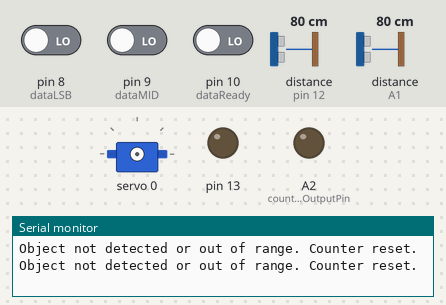
The sketch below on a simulated Arduino Uno, built with avr-gcc and run on an emulated ATmega328P. Shown: servo, output pins drawn as LEDs (lit = HIGH), the last lines printed to the serial monitor. Wiring (inferred from the names in the program): ultrasonic range finder: trigger A0; echo A1. Inputs (shaded band) come from the test bench; at power-on: distance to the obstacle (sensors on A1, pin 12) 80 cm, pin 10 (dataReady) LOW, pin 8 (dataLSB) LOW, pin 9 (dataMID) LOW. The echo pulse lasts 58.3 µs per cm; pins used as bus, display or sensor lines are not drawn.

Above: at 1.2 s.
1.3 s: distance to the obstacle (sensor on A1) set to 16 cm
3.7 s: distance to the obstacle (sensor on A1) set to 13 cm
At 6.2 s:
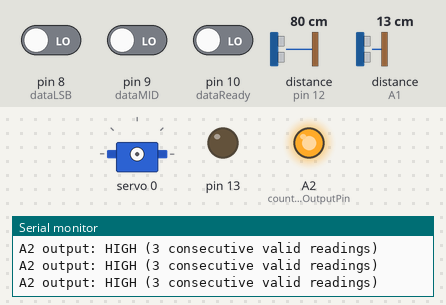
6.5 s: pin 10 (dataReady) driven HIGH
At 8.3 s:
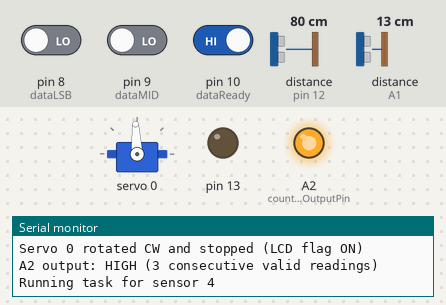
8.7 s: distance to the obstacle (sensor on pin 12) set to 16 cm
10.2 s: distance to the obstacle (sensor on pin 12) set to 13 cm
At 11.0 s:
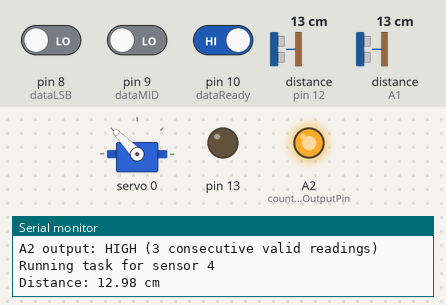
12.7 s: distance to the obstacle (sensor on A1) set to 18 cm
At 13.1 s:
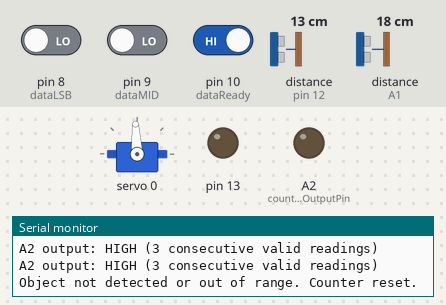
Timing chart, 0 to 15.2 s (numbered marks = the images above; inputs shaded):
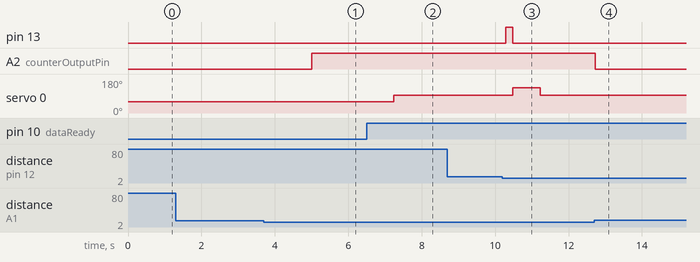

Measured:
- the behaviour switches between 15 and 14 cm on distance to the obstacle (sensor on A1) (found by bisection; images 0 and 1)
- the behaviour switches between 15 and 14 cm on distance to the obstacle (sensor on pin 12) (found by bisection; images 2 and 3)
- after the input at 3.7 s, A2 (counterOutputPin): LOW → HIGH after 1.3 s
- after the input at 6.5 s, servo 0: 59° → 93° after 0.74 s
- after the input at 8.7 s, every drawn part: stays the same
- after the input at 10.2 s, pin 13: LOW → HIGH after 0.08 s, → LOW 0.20 s later; servo 0: 93° → 134° after 0.29 s, → 93° 0.74 s later
- after the input at 12.7 s, A2 (counterOutputPin): HIGH → LOW at once

The sketch:

arduino_code.ino
```cpp
#include <Wire.h>
#include <Adafruit_PWMServoDriver.h>

const int triggerPins[4] = {6, 4, 2, 11};
const int echoPins[4] = {7, 5, 3, 12};

const int dataLSB = 8;
const int dataMID = 9;
const int dataReady = 10;

Adafruit_PWMServoDriver srituhobby = Adafruit_PWMServoDriver();
const int servoChannels[4] = {9, 12, 15, 0}; // Servo 0 is LCD flag

const int pulseStop = 1500;
const int pulseCW = 1350; //1350
const int pulseCCW = 1580; //1600

const int pulseCW0 = 1150; // Servo 0 CW (LCD flag ON) 1200
const int pulseCCW0 = 1930; // Servo 0 CCW (LCD flag OFF) 1930

const unsigned long rotationTime = 741;
const unsigned long pauseTime = 1500;

const int QUEUE_SIZE = 100;
int taskQueue[QUEUE_SIZE];
int queueHead = 0;
int queueTail = 0;

int lastLSB = -1;
int lastMID = -1;

// --- NEW SENSOR DEFINITIONS ---
const int counterTriggerPin = A0;
const int counterEchoPin = A1;
const int counterOutputPin = A2;
int consecutiveValidReadings = 0;
unsigned long previousCounterMillis = 0;
const long counterInterval = 500; // 0.5 second
// --- END NEW SENSOR DEFINITIONS ---

void setup() {
  Serial.begin(9600);
  for (int i = 0; i < 4; i++) {
    pinMode(triggerPins[i], OUTPUT);
    pinMode(echoPins[i], INPUT);
  }

  pinMode(dataLSB, INPUT);
  pinMode(dataMID, INPUT);
  pinMode(dataReady, INPUT);
  pinMode(13, OUTPUT);

  // New sensor pin modes
  pinMode(counterTriggerPin, OUTPUT);
  pinMode(counterEchoPin, INPUT);
  pinMode(counterOutputPin, OUTPUT);
  digitalWrite(counterOutputPin, LOW);

  srituhobby.begin();
  srituhobby.setPWMFreq(80);

  queueHead = 0;
  queueTail = 0;
}

bool isQueueEmpty() {
  return queueHead == queueTail;
}

bool enqueueTask(int sensorIndex) {
  int nextTail = (queueTail + 1) % QUEUE_SIZE;
  if (nextTail == queueHead) {
    Serial.println("Queue full! Cannot enqueue.");
    return false;
  }
  taskQueue[queueTail] = sensorIndex;
  queueTail = nextTail;
  return true;
}

int dequeueTask() {
  if (isQueueEmpty()) return -1;
  int task = taskQueue[queueHead];
  queueHead = (queueHead + 1) % QUEUE_SIZE;
  return task;
}

void pollCounterSensor() {
  unsigned long currentMillis = millis();
  if (currentMillis - previousCounterMillis >= counterInterval) {
    previousCounterMillis = currentMillis;

    digitalWrite(counterTriggerPin, LOW);
    delayMicroseconds(2);
    digitalWrite(counterTriggerPin, HIGH);
    delayMicroseconds(10);
    digitalWrite(counterTriggerPin, LOW);

    long duration = pulseIn(counterEchoPin, HIGH, 30000);
    float distance = duration * 0.0343 / 2;

    if (distance > 0 && distance < 14.0) {
      consecutiveValidReadings++;
      if (consecutiveValidReadings >= 3) {
        digitalWrite(counterOutputPin, HIGH);
        Serial.println("A2 output: HIGH (3 consecutive valid readings)");
      } else {
        digitalWrite(counterOutputPin, LOW);
        Serial.print("Consecutive valid readings: ");
        Serial.println(consecutiveValidReadings);
      }
    } else {
      consecutiveValidReadings = 0;
      digitalWrite(counterOutputPin, LOW);
      Serial.println("Object not detected or out of range. Counter reset.");
    }
  }
}

void loop() {
  pollInputs();
  pollCounterSensor();

  if (!isQueueEmpty()) {
    int currentTask = dequeueTask();
    runTask(currentTask);
  }
}

void pollInputs() {
  bool ready = digitalRead(dataReady);

  if (ready == HIGH) {
    int lsb = digitalRead(dataLSB);
    int mid = digitalRead(dataMID);

    if (lsb != lastLSB || mid != lastMID) {
      lastLSB = lsb;
      lastMID = mid;

      int sensorIndex = -1;
      String material = "Unknown";

      if (mid == 0 && lsb == 0) {
        material = "Others (100)";
        sensorIndex = 3;
      } else if (mid == 0 && lsb == 1) {
        material = "Aluminum (101)";
        sensorIndex = 0;
      } else if (mid == 1 && lsb == 0) {
        material = "Copper (110)";
        sensorIndex = 1;
      } else if (mid == 1 && lsb == 1) {
        material = "Steel (111)";
        sensorIndex = 2;
      }

      Serial.println("Received: " + material);

      srituhobby.writeMicroseconds(0, pulseCW0);
      delay(rotationTime);
      srituhobby.writeMicroseconds(0, pulseStop);
      Serial.println("Servo 0 rotated CW and stopped (LCD flag ON)");

      if (sensorIndex != -1) {
        enqueueTask(sensorIndex);
      }

      delay(50);
    }
  } else {
    lastLSB = -1;
    lastMID = -1;
  }
}

void runTask(int sensorIndex) {
  Serial.print("Running task for sensor ");
  Serial.println(sensorIndex + 1);

  float distance = -1;
  while (distance <= 0 || distance > 14.0) {
    pollInputs();
    distance = measureDistance(sensorIndex);
    delay(50);
  }

  Serial.print("Distance: ");
  Serial.print(distance);
  Serial.println(" cm");
  digitalWrite(13, HIGH);
  delay(200);
  digitalWrite(13, LOW);

  if (sensorIndex != 3) {
    moveServoBlocking(servoChannels[sensorIndex]);
  } else {
    srituhobby.writeMicroseconds(0, pulseCCW0);
    delay(rotationTime);
    srituhobby.writeMicroseconds(0, pulseStop);
    Serial.println("Servo 0 rotated CCW and stopped for 'Others'");
  }

  Serial.println("Task complete.");
}

void moveServoBlocking(int channel) {
  unsigned long startTime;

  srituhobby.writeMicroseconds(channel, pulseCW);
  startTime = millis();
  while (millis() - startTime < rotationTime) pollInputs();

  srituhobby.writeMicroseconds(channel, pulseStop);
  startTime = millis();
  while (millis() - startTime < pauseTime) pollInputs();

  srituhobby.writeMicroseconds(channel, pulseCCW);

  if (channel == 9 || channel == 12 || channel == 15) {
    srituhobby.writeMicroseconds(0, pulseCCW0);
    delay(rotationTime);
    srituhobby.writeMicroseconds(0, pulseStop);
    Serial.println("Servo 0 rotated CCW and stopped (LCD flag OFF)");
  }

  startTime = millis();
  while (millis() - startTime < rotationTime) pollInputs();

  srituhobby.writeMicroseconds(channel, pulseStop);
}

float measureDistance(int i) {
  digitalWrite(triggerPins[i], LOW);
  delayMicroseconds(2);
  digitalWrite(triggerPins[i], HIGH);
  delayMicroseconds(10);
  digitalWrite(triggerPins[i], LOW);

  long duration = pulseIn(echoPins[i], HIGH, 30000);
  if (duration == 0) return -1;

  return duration * 0.0343 / 2;
}
```
